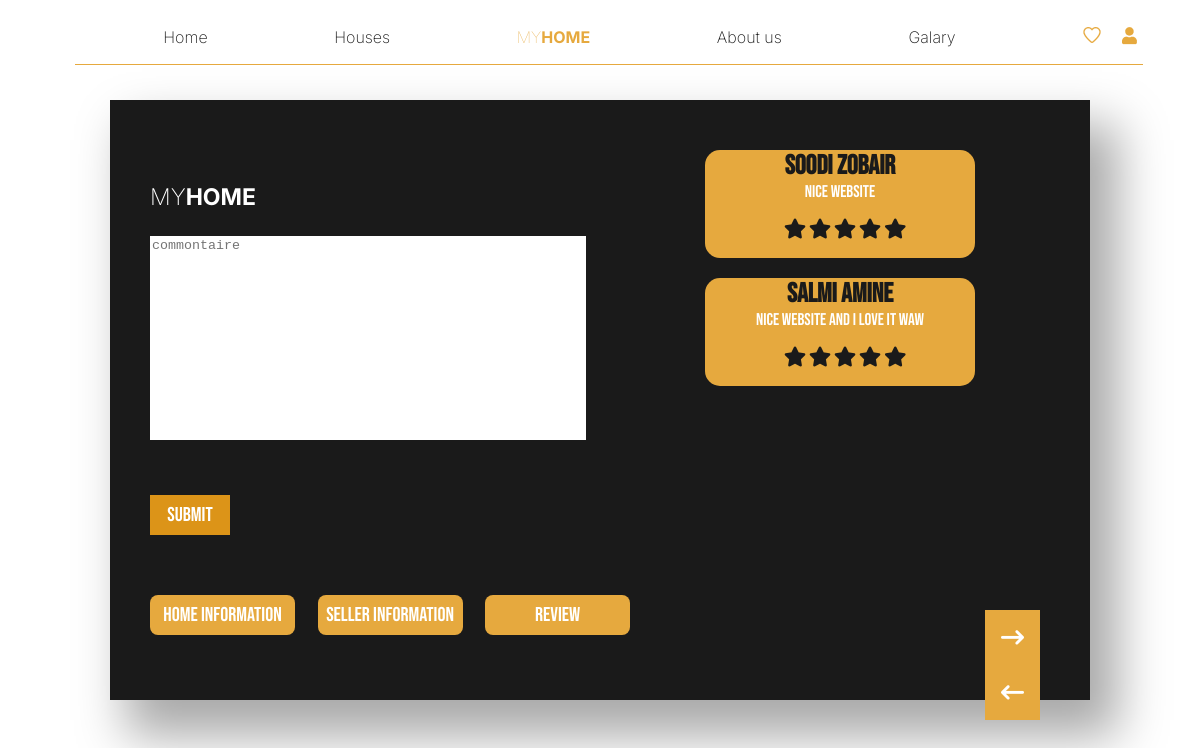
/review.php, run on the app's committed database.
### tables this page shows
CREATE TABLE `review` (
  `ID_review` int(5) NOT NULL,
  `ID_house` int(5) DEFAULT NULL,
  `ID_client` int(5) DEFAULT NULL,
  `Note` int(5) DEFAULT NULL,
  `Commentaire` varchar(254) DEFAULT NULL,
  `Date_ajout` date DEFAULT NULL
);

CREATE TABLE `clients` (
  `ID_client` int(5) NOT NULL,
  `Nom` varchar(250) DEFAULT NULL,
  `Prenom` varchar(250) DEFAULT NULL,
  `cin` varchar(9) DEFAULT NULL,
  `number` varchar(250) DEFAULT NULL,
  `email` varchar(250) DEFAULT NULL,
  `pass` varchar(250) DEFAULT NULL
);

### review.php (the view, shortened to what this page needs)
<?php include 'connexion.php'?>
<?php
    $select = "SELECT * FROM review R INNER JOIN clients C ON R.ID_client = C.ID_client";
    $select_run = mysqli_query($conn,$select);
?>
<!DOCTYPE html>
<html lang="en">
<head>
    <link rel="stylesheet" href="nav_footer/style_nav.css">
    <link rel="stylesheet" href="review.css">
</head>
<body>
<nav>
        <div>
            <a href="home.php">Home</a>
            <a href="houses.php">Houses</a>
            <a id="logo" href="">MY<span>HOME</span></a>
            <a href="home.php#about_us">About us</a>
            <a href="galary.php">Galary</a>
            <div>
                <a href="favoris.php" id="favourit"><img src="images/Favorite.png"></a>
                <?php if(!isset($_SESSION["id_user"]) || $_SESSION["id_user"]==""){ ?>
                         <a href="sign_up.php"><img src="images/user.png"></a>
                    <?php } else{ ?>
                         <a href="logout.php"><i class="fa-solid fa-arrow-right-from-bracket"></i></a>
                    <?php } ?>
            </div>
        </div>
        <section></section>
     </nav>
<div id="border_div">
            <div id="container">
                <div class="child_container">
                    <div>
                        <a href="home.php"><h1>MY<span>HOME</span></a>
                    </div>
                    <div>
                        <form action="review.php?id_house=<?php echo $_GET["id_house"] ?>" method="POST">
                            <textarea id="commontaire" name="commontaire" placeholder="commontaire" required></textarea>
                            <input class="submit_rev" type="submit" name="submit">
                        </form>
                    </div>
                    <div>
                         <a href="detail.php?id_house=<?php echo $_REQUEST["id_house"]?>"><button>home information</button></a>
                         <button class="btn_detail">Seller Information</button>
                         <a href=""><button class="btn_detail">review</button></a>
                    </div>
                </div>
                <div class="img_detail">
                    <?php
                            while ($review = mysqli_fetch_assoc($select_run)){
                                echo'
                                <div class="div_review">
                                <h1 class="NameComplete">'.$review["Prenom"]." ".$review["Nom"].'</h1>
                                <p class="review">'.$review["Commentaire"].'</p>
                                <div id="rev_stars">
                                    <ul class="stars">
                                        <li><i class="fa-solid fa-star"></i></li>
                                        <li><i class="fa-solid fa-star"></i></li>
                                        <li><i class="fa-solid fa-star"></i></li>
                                        <li><i class="fa-solid fa-star"></i></li>
                                        <li><i class="fa-solid fa-star"></i></li>
                                    </ul>
                                </div>
                            </div>
                                ';
                            }
                        ?>
                </div>
                <div id="icon_div">
                    <a href="detail.php"><i class="fa-solid fa-arrow-right-long"></i></a>
                    <a href="home.php"><i class="fa-solid fa-arrow-left-long"></i></a>
                </div>
            </div>
        </div>
</body>
</html>

### nav_footer/style_nav.css (style rules this page uses)
body { margin: 0px; padding: 0px; }
nav > div { display: flex; align-items: center; justify-content: space-around ; padding-left: 100px; }
nav { display: flex; flex-direction: column; position: absolute; z-index: 10; width: 100%; font-family: 'Inter', sans-serif; padding-top: 25px; padding-bottom: 20px; }
nav a { text-decoration: none; color: white; font-family: 'Inter', sans-serif; font-weight: 200; }
#logo { color: #E6A93E; font-weight: lighter; }
nav a span { font-weight: bold; }
#favourit { margin-right: 15px; }
section { width: 89%; margin-left: 75px; margin-top: 15px; height: 1px; background-color: #E6A93E; }

### review.css (style rules this page uses)
body { margin: 0; padding: 0; display: flex; flex-direction: column; }
#border_div { display: flex; width: 100%; justify-content: center; }
#container { position: relative; display: flex; justify-content: space-between; align-items: center; background-color: #1A1A1A; color: white; width: 75%; font-family: 'Bebas Neue'; margin-top: 100px; height: 600px; padding: 0 40px; box-shadow: 22px 30px 46px 6px rgba(0, 0, 0, 0.34); }
.child_container button { border: none; margin: 0; background-color: #E6A93E; color: white; font-family: 'Bebas Neue'; width: 145px; height: 40px; font-size: 20px; cursor: pointer; margin-top: 50px; margin-bottom: 10px; transition: all 0.2s; }
#icon_div { width: 55px; height: 110px; background-color: #E6A93E; position: absolute; bottom: -20px; right: 50px; }
#icon_div a { text-decoration: none; color: white; font-size: 23px; display: flex; justify-content: center; height: 50%; align-items: center; }
* { scrollbar-width: auto; scrollbar-color: #f0f0f0 #ffffff; }
.img_detail { width: 30%; margin-right: 75px; overflow-y: scroll; height: 500px; }
.div_review { background-color: #E6A93E; color: white; border-radius: 15px; margin-bottom: 20px; }
.div_review:last-child { margin-bottom: 0; }
.NameComplete { display: flex; justify-content: center; color: #1A1A1A; font-size: 27px; padding: 0; margin: 0; }
.review { margin: 0; padding: 0 20px; font-size: 17px; text-align: center; }
.stars li { color: #1A1A1A; list-style: none; display: inline; font-size: 20px; }
#rev_stars { display: flex; justify-content: center; align-items: center; margin-right: 30px; }
.child_container a { text-decoration: none; color: white; font-family: 'Inter', sans-serif; font-size: 23px; font-weight: 200; margin: 0; }
.child_container a span { font-weight: bold; }
#container button { border-radius: 8px; }
#container .btn_detail { margin-left: 20px; }
.child_container { display: flex; flex-direction: column; }
#commontaire { height: 200px; width: 90%; border: none; resize:none; }
.submit_rev { border: none; margin: 0; background-color: #dc9418; color: white; font-family: 'Bebas Neue'; width: 80px; height: 40px; font-size: 20px; cursor: pointer; margin-top: 50px; margin-bottom: 10px; transition: all 0.2s; }
body { margin: 0px; padding: 0px; }
nav > div { display: flex; align-items: center; justify-content: space-around ; padding-left: 100px; }
nav { display: flex; flex-direction: column; position: absolute; z-index: 10; width: 100%; font-family: 'Inter', sans-serif; padding-top: 25px; padding-bottom: 20px; }
nav a { text-decoration: none; color: #1A1A1A; font-family: 'Inter', sans-serif; font-weight: 200; }
#logo { color: #E6A93E; font-weight: lighter; }
nav a span { font-weight: bold; }
#favourit { margin-right: 15px; }
section { width: 89%; margin-left: 75px; margin-top: 15px; height: 1px; background-color: #E6A93E; }

### data on the page
review: ID_client.Prenom "soodi", ID_client.Nom "zobair", Commentaire "nice website"
review: ID_client.Prenom "salmi", ID_client.Nom "amine", Commentaire "nice website and i love it waw"
